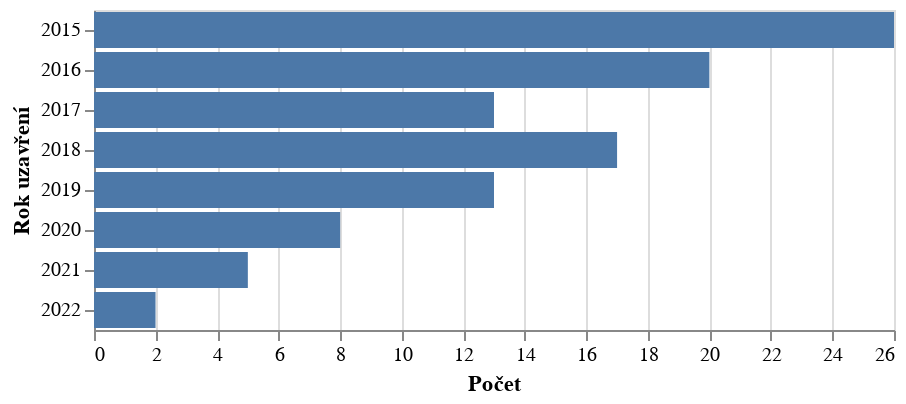

The cell this chart's notebook holds for it:
### Code cell
alt.Chart(closed_for_good).mark_bar().encode(
    alt.Y('rok_uzavreni:N', title='Rok uzavření'),
    alt.X('pocet:Q', title='Počet'),
    )

### Figure 1 — Vega-Lite specification as saved in the notebook (floating-point values rounded to 4 significant figures)
{"config": {"view": {"continuousWidth": 400, "continuousHeight": 300}}, "data": {"name": "data-16e39180f5d99b83b602f291421d7af4"}, "mark": "bar", "encoding": {"x": {"field": "pocet", "title": "Počet", "type": "quantitative"}, "y": {"field": "rok_uzavreni", "title": "Rok uzavření", "type": "nominal"}}, "$schema": "https://vega.github.io/schema/vega-lite/v4.17.0.json", "datasets": {"data-16e39180f5d99b83b602f291421d7af4": [{"rok_uzavreni": 2015, "pocet": 26}, {"rok_uzavreni": 2016, "pocet": 20}, {"rok_uzavreni": 2017, "pocet": 13}, {"rok_uzavreni": 2018, "pocet": 17}, {"rok_uzavreni": 2019, "pocet": 13}, {"rok_uzavreni": 2020, "pocet": 8}, {"rok_uzavreni": 2021, "pocet": 5}, {"rok_uzavreni": 2022, "pocet": 2}]}}
